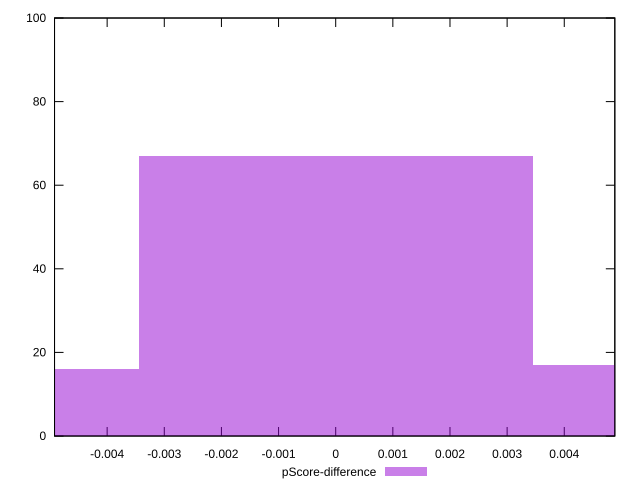

Source code (gnuplot):
reset

$pScoreDifference <<EOF
0 67
-0.006894064874078416 16
0.006894064874078416 17
EOF

set key outside below
set boxwidth 0.006894064874078416
set xrange [-0.004920792828843057:0.004884842009927337]
set yrange [0:100]
set trange [0:100]
set style fill transparent solid 0.5 noborder
set terminal svg size 640, 490 enhanced background rgb 'white'
set output "report_00013_2021-02-09T12-04-24.940Z/interactive/samples/pages+cached+noadtech/pScore-difference/histogram.svg"

plot $pScoreDifference title "pScore-difference" with boxes

reset
